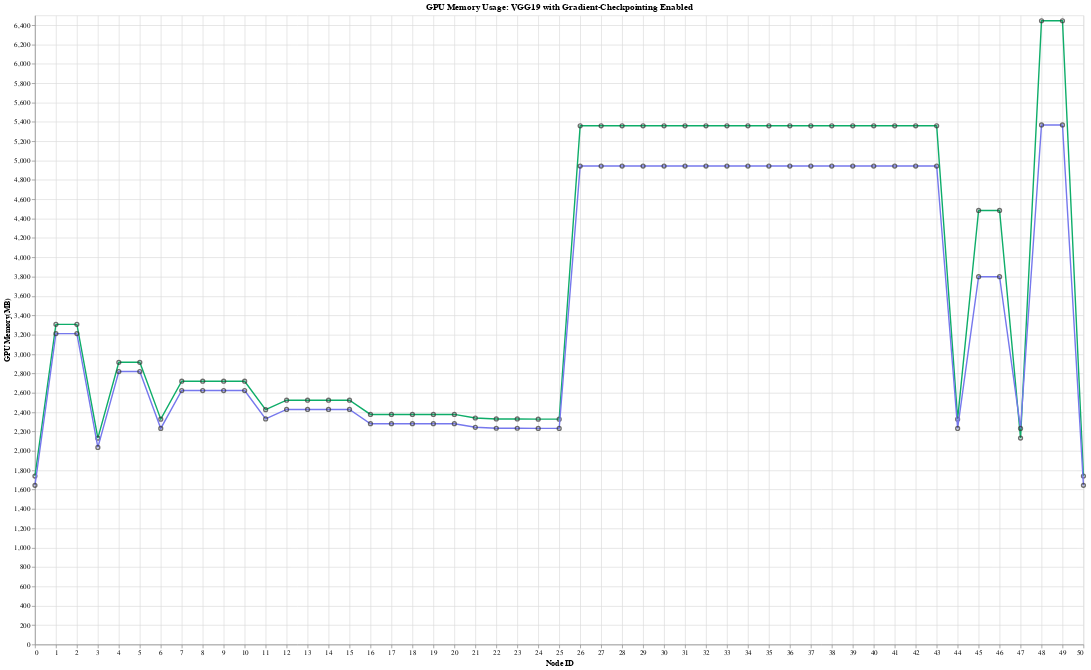

Notebook cell for this chart:
### Code cell
import altair as alt
import pandas as pd


total = [
    {"node_id": 0, "gpu_mem_mb": 1738.69}, # before forwarding.
    {"node_id": 1, "gpu_mem_mb": 6755.65},
    {"node_id": 2, "gpu_mem_mb": 10043.98},
    {"node_id": 3, "gpu_mem_mb": 9632.94},
    {"node_id": 4, "gpu_mem_mb": 12099.19},
    {"node_id": 5, "gpu_mem_mb": 13743.36},
    {"node_id": 6, "gpu_mem_mb": 13537.84},
    {"node_id": 7, "gpu_mem_mb": 14770.97},
    {"node_id": 8, "gpu_mem_mb": 15593.05},
    {"node_id": 9, "gpu_mem_mb": 16415.14},
    {"node_id":10, "gpu_mem_mb": 17237.22},
    {"node_id":11, "gpu_mem_mb": 17134.46},
    {"node_id":12, "gpu_mem_mb": 17751.03},
    {"node_id":13, "gpu_mem_mb": 18162.08},
    {"node_id":14, "gpu_mem_mb": 18573.12},
    {"node_id":15, "gpu_mem_mb": 18984.17},
    {"node_id":16, "gpu_mem_mb": 18932.79},
    {"node_id":17, "gpu_mem_mb": 19086.93},
    {"node_id":18, "gpu_mem_mb": 19189.70},
    {"node_id":19, "gpu_mem_mb": 19292.46},
    {"node_id":20, "gpu_mem_mb": 19395.23},
    {"node_id":21, "gpu_mem_mb": 19382.38},
]

wgm = 3*548 # weight + gradient + momentum
algo_predict = [
    {"node_id": 0, "gpu_mem_mb": wgm }, # before forwarding.
    {"node_id": 1, "gpu_mem_mb": wgm+1568 },
    {"node_id": 2, "gpu_mem_mb": wgm+1568 },
    {"node_id": 3, "gpu_mem_mb": wgm+392 }, # pivot 1
    {"node_id": 4, "gpu_mem_mb": wgm+(392)+784 },
    {"node_id": 5, "gpu_mem_mb": wgm+(392)+784 },
    {"node_id": 6, "gpu_mem_mb": wgm+(392)+196 }, # pivot 2
    {"node_id": 7, "gpu_mem_mb": wgm+(392)+(196)+392 },
    {"node_id": 8, "gpu_mem_mb": wgm+(392)+(196)+392 },
    {"node_id": 9, "gpu_mem_mb": wgm+(392)+(196)+392 },
    {"node_id":10, "gpu_mem_mb": wgm+(392)+(196)+392 },
    {"node_id":11, "gpu_mem_mb": wgm+(392)+(196)+98 },
    {"node_id":12, "gpu_mem_mb": wgm+(392)+(196)+196 },
    {"node_id":13, "gpu_mem_mb": wgm+(392)+(196)+196 },
    {"node_id":14, "gpu_mem_mb": wgm+(392)+(196)+196 },
    {"node_id":15, "gpu_mem_mb": wgm+(392)+(196)+196 },
    {"node_id":16, "gpu_mem_mb": wgm+(392)+(196)+49 },
    {"node_id":17, "gpu_mem_mb": wgm+(392)+(196)+49 },
    {"node_id":18, "gpu_mem_mb": wgm+(392)+(196)+49 },
    {"node_id":19, "gpu_mem_mb": wgm+(392)+(196)+49 },
    {"node_id":20, "gpu_mem_mb": wgm+(392)+(196)+49 },
    {"node_id":21, "gpu_mem_mb": wgm+(392)+(196)+12 },
    {"node_id":22, "gpu_mem_mb": wgm+(392)+(196)+2 }, # C1
    {"node_id":23, "gpu_mem_mb": wgm+(392)+(196)+2 }, # C2
    {"node_id":24, "gpu_mem_mb": wgm+(392)+(196)+0.48 }, # C3

    {"node_id":25, "gpu_mem_mb": wgm+(392)+(196)+0.48 }, # since size(output)=size(target).
    
    {"node_id":26, "gpu_mem_mb": wgm+(392)+(196)+2711.48 }, # C3
    {"node_id":27, "gpu_mem_mb": wgm+(392)+(196)+2711.48 }, # C2
    {"node_id":28, "gpu_mem_mb": wgm+(392)+(196)+2711.48 }, # C1
    {"node_id":29, "gpu_mem_mb": wgm+(392)+(196)+2711.48 }, # pivot 3
    {"node_id":30, "gpu_mem_mb": wgm+(392)+(196)+2711.48 },
    {"node_id":31, "gpu_mem_mb": wgm+(392)+(196)+2711.48 },
    {"node_id":32, "gpu_mem_mb": wgm+(392)+(196)+2711.48 },
    {"node_id":33, "gpu_mem_mb": wgm+(392)+(196)+2711.48 },
    {"node_id":34, "gpu_mem_mb": wgm+(392)+(196)+2711.48 },
    {"node_id":35, "gpu_mem_mb": wgm+(392)+(196)+2711.48 },
    {"node_id":36, "gpu_mem_mb": wgm+(392)+(196)+2711.48 },
    {"node_id":37, "gpu_mem_mb": wgm+(392)+(196)+2711.48 },
    {"node_id":38, "gpu_mem_mb": wgm+(392)+(196)+2711.48 },
    {"node_id":39, "gpu_mem_mb": wgm+(392)+(196)+2711.48 },
    {"node_id":40, "gpu_mem_mb": wgm+(392)+(196)+2711.48 },
    {"node_id":41, "gpu_mem_mb": wgm+(392)+(196)+2711.48 },
    {"node_id":42, "gpu_mem_mb": wgm+(392)+(196)+2711.48 },
    {"node_id":43, "gpu_mem_mb": wgm+(392)+(196)+2711.48 },
    {"node_id":44, "gpu_mem_mb": wgm+(392)+(196) }, # pivot 2
    {"node_id":45, "gpu_mem_mb": wgm+(392)+(196)+1568},
    {"node_id":46, "gpu_mem_mb": wgm+(392)+(196)+1568},
    {"node_id":47, "gpu_mem_mb": wgm+(392)+(196) }, # pivot 1
    {"node_id":48, "gpu_mem_mb": wgm+(392)+(196)+3136 },
    {"node_id":49, "gpu_mem_mb": wgm+(392)+(196)+3136 },
    {"node_id":50, "gpu_mem_mb": wgm }, # all done.
]
for i, v in enumerate(algo_predict):
    print('{}-th node, {}MB'.format(i, v['gpu_mem_mb']))


total_cp_algo = [
    {"node_id": 0, "gpu_mem_mb": 1739.89 }, # before forwarding.
    {"node_id": 1, "gpu_mem_mb": 3307.89 },
    {"node_id": 2, "gpu_mem_mb": 3307.89 },
    {"node_id": 3, "gpu_mem_mb": 2131.89 }, # pivot 1
    {"node_id": 4, "gpu_mem_mb": 2915.89 },
    {"node_id": 5, "gpu_mem_mb": 2915.89 },
    {"node_id": 6, "gpu_mem_mb": 2327.89 }, # pivot 2
    {"node_id": 7, "gpu_mem_mb": 2719.89 },
    {"node_id": 8, "gpu_mem_mb": 2719.89 },
    {"node_id": 9, "gpu_mem_mb": 2719.89 },
    {"node_id":10, "gpu_mem_mb": 2719.89 },
    {"node_id":11, "gpu_mem_mb": 2425.89 }, # maxpool
    {"node_id":12, "gpu_mem_mb": 2523.89 },
    {"node_id":13, "gpu_mem_mb": 2523.89 },
    {"node_id":14, "gpu_mem_mb": 2523.89 },
    {"node_id":15, "gpu_mem_mb": 2523.89 },
    {"node_id":16, "gpu_mem_mb": 2376.89 }, # maxpool
    {"node_id":17, "gpu_mem_mb": 2376.89 },
    {"node_id":18, "gpu_mem_mb": 2376.89 },
    {"node_id":19, "gpu_mem_mb": 2376.89 },
    {"node_id":20, "gpu_mem_mb": 2376.89 },
    {"node_id":21, "gpu_mem_mb": 2340.14 }, # maxpool
    {"node_id":22, "gpu_mem_mb": 2329.89 }, # C1
    {"node_id":23, "gpu_mem_mb": 2329.89 }, # C2
    {"node_id":24, "gpu_mem_mb": 2328.38 }, # C3

    {"node_id":25, "gpu_mem_mb": 2328.38 }, # 
    
    {"node_id":26, "gpu_mem_mb": 5359.23 }, # C3
    {"node_id":27, "gpu_mem_mb": 5359.23 }, # C2
    {"node_id":28, "gpu_mem_mb": 5359.23 }, # C1
    {"node_id":29, "gpu_mem_mb": 5359.23 }, # diff=5358-4943=415
    {"node_id":30, "gpu_mem_mb": 5359.23 },
    {"node_id":31, "gpu_mem_mb": 5359.23 },
    {"node_id":32, "gpu_mem_mb": 5359.23 },
    {"node_id":33, "gpu_mem_mb": 5359.23 },
    {"node_id":34, "gpu_mem_mb": 5359.23 },
    {"node_id":35, "gpu_mem_mb": 5359.23 },
    {"node_id":36, "gpu_mem_mb": 5359.23 },
    {"node_id":37, "gpu_mem_mb": 5359.23 },
    {"node_id":38, "gpu_mem_mb": 5359.23 },
    {"node_id":39, "gpu_mem_mb": 5359.23 },
    {"node_id":40, "gpu_mem_mb": 5359.23 },
    {"node_id":41, "gpu_mem_mb": 5359.23 },
    {"node_id":42, "gpu_mem_mb": 5359.23 },
    {"node_id":43, "gpu_mem_mb": 5359.23 },
    {"node_id":44, "gpu_mem_mb": 2328.38 }, # pivot 2
    {"node_id":45, "gpu_mem_mb": 4484.38 }, # diff 4486.64-3800=686.64
    {"node_id":46, "gpu_mem_mb": 4484.38 },
    {"node_id":47, "gpu_mem_mb": 2132.38 }, # pivot 1
    {"node_id":48, "gpu_mem_mb": 6444.38 }, # TODO: upda
    {"node_id":49, "gpu_mem_mb": 6444.38 },
    {"node_id":50, "gpu_mem_mb": 1740.38 }, # all done.
]
# print([ n['gpu_mem_mb'] for n in total_cp_algo])

total_cp_na = [
    {"node_id": 0, "gpu_mem_mb": 1681.824218}, # before forwarding.
    {"node_id": 1, "gpu_mem_mb": 5111.09},
    {"node_id": 2, "gpu_mem_mb": 3466.92},
    {"node_id": 3, "gpu_mem_mb": 3877.96},
    {"node_id": 4, "gpu_mem_mb": 5111.09},
    {"node_id": 5, "gpu_mem_mb": 4289.00},
    {"node_id": 6, "gpu_mem_mb": 4494.52},
    {"node_id": 7, "gpu_mem_mb": 5111.09},
    {"node_id": 8, "gpu_mem_mb": 4700.04},
    {"node_id": 9, "gpu_mem_mb": 5522.13},
    {"node_id":10, "gpu_mem_mb": 5522.13},
    {"node_id":11, "gpu_mem_mb": 4802.80},
    {"node_id":12, "gpu_mem_mb": 5213.85},
    {"node_id":13, "gpu_mem_mb": 5008.33},
    {"node_id":14, "gpu_mem_mb": 5419.37},
    {"node_id":15, "gpu_mem_mb": 5419.37},
    {"node_id":16, "gpu_mem_mb": 5059.71},
    {"node_id":17, "gpu_mem_mb": 5162.47},
    {"node_id":18, "gpu_mem_mb": 5111.09},
    {"node_id":19, "gpu_mem_mb": 5213.85},
    {"node_id":20, "gpu_mem_mb": 5213.85},
    {"node_id":21, "gpu_mem_mb": 5124.32},
]

# Prediction by algo.
# [1568, 1568, 392.0,
#  784.0, 784.0, 196.0,
#  392.0, 392.0, 392.0, 392.0,
#  98.0, 196.0, 196.0, 196.0, 196.0,
#  49.0, 49.0, 49.0, 49.0, 49.0, 12.0]
# + weight_all.
# 547.990966796875 MB = 76.365966796875 MB (conv) + ? MB (classifier)
# pytorch_memlab:
# Used Memory: 548.05M  Total Tensors: 143667240        

df_total = pd.DataFrame(total)
df_total_cp_algo = pd.DataFrame(total_cp_algo)
df_total_cp_na = pd.DataFrame(total_cp_na)
df_algo_predict = pd.DataFrame(algo_predict)
# df_activation = pd.DataFrame(activation)

l_total = alt.Chart(df_total).mark_line(color="#7d8597").transform_fold(
    ['gpu_mem_mb']
).encode(
    alt.X("node_id", axis=alt.Axis(tickMinStep=1)).title("Node ID"),
    alt.Y("gpu_mem_mb", axis=alt.Axis(tickMinStep=100)).title("GPU Memory(MB)"),
)


l_total_cp_algo = alt.Chart(df_total_cp_algo).mark_line(color="#0ead69").transform_fold(
    ['gpu_mem_mb']
).encode(
    alt.X("node_id", axis=alt.Axis(tickMinStep=1)).title("Node ID"),
    alt.Y("gpu_mem_mb", axis=alt.Axis(tickMinStep=100)).title("GPU Memory(MB)"),
)


l_total_cp_na = alt.Chart(df_total_cp_na).mark_line(color="#7678ed").transform_fold(
    ['gpu_mem_mb']
).encode(
    alt.X("node_id", axis=alt.Axis(tickMinStep=1)).title("Node ID"),
    alt.Y("gpu_mem_mb", axis=alt.Axis(tickMinStep=100)).title("GPU Memory(MB)"),
)


l_algo_predict = alt.Chart(df_algo_predict).mark_line(color="#7678ed").transform_fold(
    ['gpu_mem_mb']
).encode(
    alt.X("node_id", axis=alt.Axis(tickMinStep=1)).title("Node ID"),
    alt.Y("gpu_mem_mb", axis=alt.Axis(tickMinStep=100)).title("GPU Memory(MB)"),
)

# y_segment_cost = (
#     alt.Chart().mark_rule(strokeDash=[12, 6], size=2).encode(y=alt.datum(822))
# )

# bar = line.mark_bar()
point_total = l_total.mark_point(color="#333")
point_total_cp_algo = l_total_cp_algo.mark_point(color="#333")
point_total_cp_na = l_total_cp_na.mark_point(color="#333")
point_algo_predict = l_algo_predict.mark_point(color="#333")

(l_total_cp_algo + point_total_cp_algo
 # + l_total_cp_na + point_total_cp_na
 # + l_total + point_total
 + l_algo_predict + point_algo_predict
).transform_fold(
    ['gpu_mem_mb'],
).properties(
    title="GPU Memory Usage: VGG19 with Gradient-Checkpointing Enabled",
    width=1500,
    height=900
)

### Figure 1 — Vega-Lite specification as saved in the notebook (floating-point values rounded to 4 significant figures)
{"config": {"view": {"continuousWidth": 300, "continuousHeight": 300}}, "layer": [{"mark": {"type": "line", "color": "#0ead69"}, "encoding": {"x": {"axis": {"tickMinStep": 1}, "field": "node_id", "title": "Node ID", "type": "quantitative"}, "y": {"axis": {"tickMinStep": 100}, "field": "gpu_mem_mb", "title": "GPU Memory(MB)", "type": "quantitative"}}, "transform": [{"fold": ["gpu_mem_mb"]}]}, {"mark": {"type": "point", "color": "#333"}, "encoding": {"x": {"axis": {"tickMinStep": 1}, "field": "node_id", "title": "Node ID", "type": "quantitative"}, "y": {"axis": {"tickMinStep": 100}, "field": "gpu_mem_mb", "title": "GPU Memory(MB)", "type": "quantitative"}}, "transform": [{"fold": ["gpu_mem_mb"]}]}, {"data": {"name": "data-296261c839c317bd8c951ead84cd2422"}, "mark": {"type": "line", "color": "#7678ed"}, "encoding": {"x": {"axis": {"tickMinStep": 1}, "field": "node_id", "title": "Node ID", "type": "quantitative"}, "y": {"axis": {"tickMinStep": 100}, "field": "gpu_mem_mb", "title": "GPU Memory(MB)", "type": "quantitative"}}, "transform": [{"fold": ["gpu_mem_mb"]}]}, {"data": {"name": "data-296261c839c317bd8c951ead84cd2422"}, "mark": {"type": "point", "color": "#333"}, "encoding": {"x": {"axis": {"tickMinStep": 1}, "field": "node_id", "title": "Node ID", "type": "quantitative"}, "y": {"axis": {"tickMinStep": 100}, "field": "gpu_mem_mb", "title": "GPU Memory(MB)", "type": "quantitative"}}, "transform": [{"fold": ["gpu_mem_mb"]}]}], "data": {"name": "data-d410b5b599ef01f039e0e998528a6aaa"}, "height": 900, "title": "GPU Memory Usage: VGG19 with Gradient-Checkpointing Enabled", "transform": [{"fold": ["gpu_mem_mb"]}], "width": 1500, "$schema": "https://vega.github.io/schema/vega-lite/v5.6.1.json", "datasets": {"data-d410b5b599ef01f039e0e998528a6aaa": [{"node_id": 0, "gpu_mem_mb": 1740.0}, {"node_id": 1, "gpu_mem_mb": 3308.0}, {"node_id": 2, "gpu_mem_mb": 3308.0}, {"node_id": 3, "gpu_mem_mb": 2132.0}, {"node_id": 4, "gpu_mem_mb": 2916.0}, {"node_id": 5, "gpu_mem_mb": 2916.0}, {"node_id": 6, "gpu_mem_mb": 2328.0}, {"node_id": 7, "gpu_mem_mb": 2720.0}, {"node_id": 8, "gpu_mem_mb": 2720.0}, {"node_id": 9, "gpu_mem_mb": 2720.0}, {"node_id": 10, "gpu_mem_mb": 2720.0}, {"node_id": 11, "gpu_mem_mb": 2426.0}, {"node_id": 12, "gpu_mem_mb": 2524.0}, {"node_id": 13, "gpu_mem_mb": 2524.0}, {"node_id": 14, "gpu_mem_mb": 2524.0}, {"node_id": 15, "gpu_mem_mb": 2524.0}, {"node_id": 16, "gpu_mem_mb": 2377.0}, {"node_id": 17, "gpu_mem_mb": 2377.0}, {"node_id": 18, "gpu_mem_mb": 2377.0}, {"node_id": 19, "gpu_mem_mb": 2377.0}, {"node_id": 20, "gpu_mem_mb": 2377.0}, {"node_id": 21, "gpu_mem_mb": 2340.0}, {"node_id": 22, "gpu_mem_mb": 2330.0}, {"node_id": 23, "gpu_mem_mb": 2330.0}, {"node_id": 24, "gpu_mem_mb": 2328.0}, {"node_id": 25, "gpu_mem_mb": 2328.0}, {"node_id": 26, "gpu_mem_mb": 5359.0}, {"node_id": 27, "gpu_mem_mb": 5359.0}, {"node_id": 28, "gpu_mem_mb": 5359.0}, {"node_id": 29, "gpu_mem_mb": 5359.0}, {"node_id": 30, "gpu_mem_mb": 5359.0}, {"node_id": 31, "gpu_mem_mb": 5359.0}, {"node_id": 32, "gpu_mem_mb": 5359.0}, {"node_id": 33, "gpu_mem_mb": 5359.0}, {"node_id": 34, "gpu_mem_mb": 5359.0}, {"node_id": 35, "gpu_mem_mb": 5359.0}, {"node_id": 36, "gpu_mem_mb": 5359.0}, {"node_id": 37, "gpu_mem_mb": 5359.0}, {"node_id": 38, "gpu_mem_mb": 5359.0}, {"node_id": 39, "gpu_mem_mb": 5359.0}, {"node_id": 40, "gpu_mem_mb": 5359.0}, {"node_id": 41, "gpu_mem_mb": 5359.0}, {"node_id": 42, "gpu_mem_mb": 5359.0}, {"node_id": 43, "gpu_mem_mb": 5359.0}, {"node_id": 44, "gpu_mem_mb": 2328.0}, {"node_id": 45, "gpu_mem_mb": 4484.0}, {"node_id": 46, "gpu_mem_mb": 4484.0}, {"node_id": 47, "gpu_mem_mb": 2132.0}, {"node_id": 48, "gpu_mem_mb": 6444.0}, {"node_id": 49, "gpu_mem_mb": 6444.0}, {"node_id": 50, "gpu_mem_mb": 1740.0}], "data-296261c839c317bd8c951ead84cd2422": [{"node_id": 0, "gpu_mem_mb": 1644.0}, {"node_id": 1, "gpu_mem_mb": 3212.0}, {"node_id": 2, "gpu_mem_mb": 3212.0}, {"node_id": 3, "gpu_mem_mb": 2036.0}, {"node_id": 4, "gpu_mem_mb": 2820.0}, {"node_id": 5, "gpu_mem_mb": 2820.0}, {"node_id": 6, "gpu_mem_mb": 2232.0}, {"node_id": 7, "gpu_mem_mb": 2624.0}, {"node_id": 8, "gpu_mem_mb": 2624.0}, {"node_id": 9, "gpu_mem_mb": 2624.0}, {"node_id": 10, "gpu_mem_mb": 2624.0}, {"node_id": 11, "gpu_mem_mb": 2330.0}, {"node_id": 12, "gpu_mem_mb": 2428.0}, {"node_id": 13, "gpu_mem_mb": 2428.0}, {"node_id": 14, "gpu_mem_mb": 2428.0}, {"node_id": 15, "gpu_mem_mb": 2428.0}, {"node_id": 16, "gpu_mem_mb": 2281.0}, {"node_id": 17, "gpu_mem_mb": 2281.0}, {"node_id": 18, "gpu_mem_mb": 2281.0}, {"node_id": 19, "gpu_mem_mb": 2281.0}, {"node_id": 20, "gpu_mem_mb": 2281.0}, {"node_id": 21, "gpu_mem_mb": 2244.0}, {"node_id": 22, "gpu_mem_mb": 2234.0}, {"node_id": 23, "gpu_mem_mb": 2234.0}, {"node_id": 24, "gpu_mem_mb": 2232.0}, {"node_id": 25, "gpu_mem_mb": 2232.0}, {"node_id": 26, "gpu_mem_mb": 4943.0}, {"node_id": 27, "gpu_mem_mb": 4943.0}, {"node_id": 28, "gpu_mem_mb": 4943.0}, {"node_id": 29, "gpu_mem_mb": 4943.0}, {"node_id": 30, "gpu_mem_mb": 4943.0}, {"node_id": 31, "gpu_mem_mb": 4943.0}, {"node_id": 32, "gpu_mem_mb": 4943.0}, {"node_id": 33, "gpu_mem_mb": 4943.0}, {"node_id": 34, "gpu_mem_mb": 4943.0}, {"node_id": 35, "gpu_mem_mb": 4943.0}, {"node_id": 36, "gpu_mem_mb": 4943.0}, {"node_id": 37, "gpu_mem_mb": 4943.0}, {"node_id": 38, "gpu_mem_mb": 4943.0}, {"node_id": 39, "gpu_mem_mb": 4943.0}, {"node_id": 40, "gpu_mem_mb": 4943.0}, {"node_id": 41, "gpu_mem_mb": 4943.0}, {"node_id": 42, "gpu_mem_mb": 4943.0}, {"node_id": 43, "gpu_mem_mb": 4943.0}, {"node_id": 44, "gpu_mem_mb": 2232.0}, {"node_id": 45, "gpu_mem_mb": 3800.0}, {"node_id": 46, "gpu_mem_mb": 3800.0}, {"node_id": 47, "gpu_mem_mb": 2232.0}, {"node_id": 48, "gpu_mem_mb": 5368.0}, {"node_id": 49, "gpu_mem_mb": 5368.0}, {"node_id": 50, "gpu_mem_mb": 1644.0}]}}
